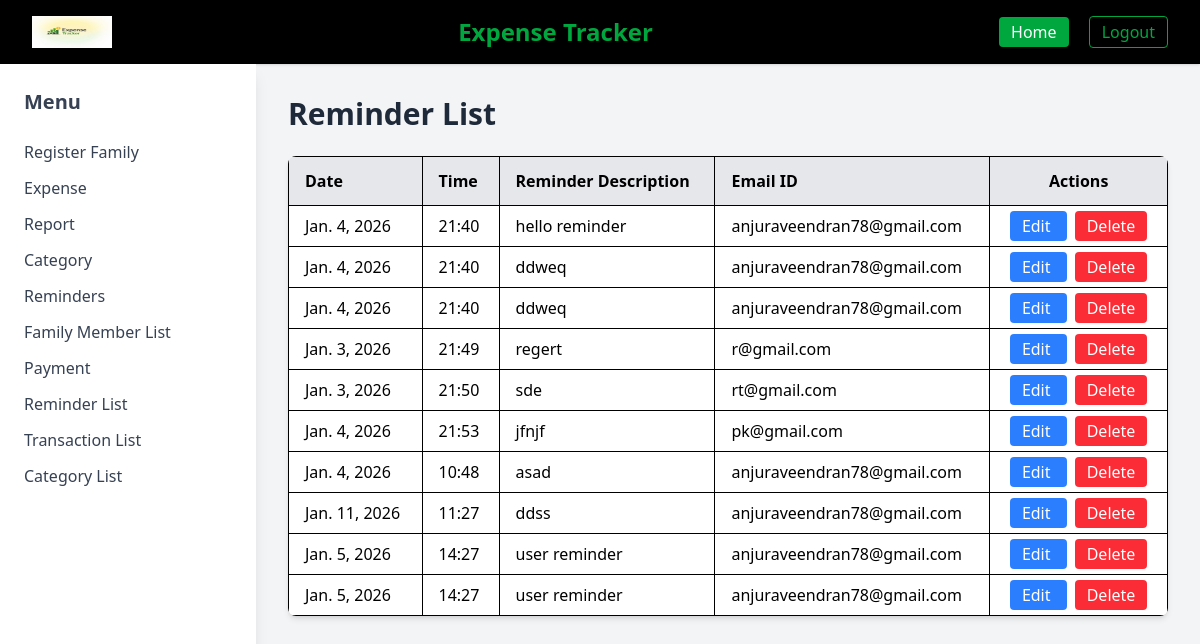
The app's page /user/reminder/list/ with its own data.
### user/models.py (models this page shows)
class Reminder(models.Model):
    date = models.DateField()
    time = models.CharField(max_length=50)
    Reminder_desc = models.CharField(max_length=100)
    Email_id = models.EmailField(max_length=100)
    owner_type = models.CharField(
        max_length=10,
        choices=[('user', 'User'), ('family', 'Family')]
    )

### user/views.py (the view)
# urls.py: path('user/reminder/list/',views. reminder_list1, name='reminder_list1'),
def reminder_list1(request):
    reminders = Reminder.objects.filter(owner_type='user')
    return render(request, 'reminder_list1.html', {'reminders': reminders})

### user/templates/reminder_list1.html (shortened to what this page needs)
{% load static %}
{% load widget_tweaks %}
<!DOCTYPE html>
<html lang="en">
<head>
  <script src="https://cdn.jsdelivr.net/npm/@tailwindcss/browser@4"></script>
</head>
<body class="bg-gray-100 min-h-screen">
<header class="bg-black shadow-sm cover">
  <nav class="max-w-7xl mx-auto px-8 py-4 flex items-center justify-between">
      <img src="{% static 'image/logo2.png' %}" class="h-8 w-20" />
      <h1 class="text-2xl font-bold text-green-600">Expense Tracker</h1>
      <div class="space-x-4">
          <a href="{% url 'UserHome_page' %}" class="px-3 py-1 bg-green-600 text-white rounded">Home</a>
          <a href="{% url 'main_home' %}" class="px-3 py-1 border border-green-600 text-green-600 rounded">Logout</a>
      </div>
  </nav>
</header>
<div class="flex">
<aside class="w-64 bg-white shadow-lg min-h-screen p-6">
  <h2 class="text-xl font-bold text-gray-700 mb-6">Menu</h2>
  <ul class="space-y-3 text-gray-700">
      <li><a href="{% url 'Familyreg_page' %}">Register Family</a></li>
      <li><a href="{% url 'Expense_page' %}">Expense</a></li>
      <li><a href="{% url 'Dashboard1_page' %}">Report</a></li>
      <li><a href="{% url 'Category_page' %}">Category</a></li>
      <li><a href="{% url 'Reminder1_page' %}">Reminders</a></li>
      <li><a href="{% url 'Memberlist_page' %}">Family Member List</a></li>
      <li><a href="{% url 'paypage' %}">Payment</a></li>
      <li><a href="{% url 'reminder_list1' %}">Reminder List</a></li>
      <li><a href="{% url 'Transaction1_page' %}">Transaction List</a></li>
      <li><a href="{% url 'Categorylist_page' %}">Category List</a></li>
  </ul>
</aside>
<main class="flex-1 p-8">
  <h1 class="text-3xl font-bold text-gray-800 mb-6">Reminder List</h1>
  <div class="bg-white shadow-md rounded-lg overflow-x-auto">
    <table class="min-w-full border border-gray-300">
      <thead class="bg-gray-200">
        <tr>
          <th class="px-4 py-3 border text-left">Date</th>
          <th class="px-4 py-3 border text-left">Time</th>
          <th class="px-4 py-3 border text-left">Reminder Description</th>
          <th class="px-4 py-3 border text-left">Email ID</th>
          <th class="px-4 py-3 border text-center">Actions</th>
        </tr>
      </thead>
      <tbody>
        {% for r in reminders %}
        <tr class="hover:bg-gray-50 transition">
          <td class="px-4 py-2 border">{{ r.date }}</td>
          <td class="px-4 py-2 border">{{ r.time }}</td>
          <td class="px-4 py-2 border">{{ r.Reminder_desc }}</td>
          <td class="px-4 py-2 border">{{ r.Email_id }}</td>
          <td class="px-4 py-2 border text-center space-x-2">
            <a href="{% url 'remind1_edit_page' r.id %}"
               class="bg-blue-500 text-white px-3 py-1 rounded hover:bg-blue-600">
              Edit
            </a>
            <a href="{% url 'remind1_delete' r.id %}"
               onclick="return confirm('Delete this reminder?')"
               class="bg-red-500 text-white px-3 py-1 rounded hover:bg-red-600">
              Delete
            </a>
          </td>
        </tr>
        {% empty %}
        <tr>
          <td colspan="5" class="text-center py-6 text-gray-500">
            No reminders found
          </td>
        </tr>
        {% endfor %}
      </tbody>
    </table>
  </div>
</main>
</div>

### records on screen
Reminder: date "Jan. 4, 2026", time "21:40", Reminder_desc "hello reminder", Email_id "anjuraveendran78@gmail.com"
Reminder: date "Jan. 4, 2026", time "21:40", Reminder_desc "ddweq", Email_id "anjuraveendran78@gmail.com"
Reminder: date "Jan. 4, 2026", time "21:40", Reminder_desc "ddweq", Email_id "anjuraveendran78@gmail.com"
Reminder: date "Jan. 3, 2026", time "21:49", Reminder_desc "regert", Email_id "r@gmail.com"
Reminder: date "Jan. 3, 2026", time "21:50", Reminder_desc "sde", Email_id "rt@gmail.com"
Reminder: date "Jan. 4, 2026", time "21:53", Reminder_desc "jfnjf", Email_id "pk@gmail.com"
Reminder: date "Jan. 4, 2026", time "10:48", Reminder_desc "asad", Email_id "anjuraveendran78@gmail.com"
Reminder: date "Jan. 11, 2026", time "11:27", Reminder_desc "ddss", Email_id "anjuraveendran78@gmail.com"
Reminder: date "Jan. 5, 2026", time "14:27", Reminder_desc "user reminder", Email_id "anjuraveendran78@gmail.com"
Reminder: date "Jan. 5, 2026", time "14:27", Reminder_desc "user reminder", Email_id "anjuraveendran78@gmail.com"
